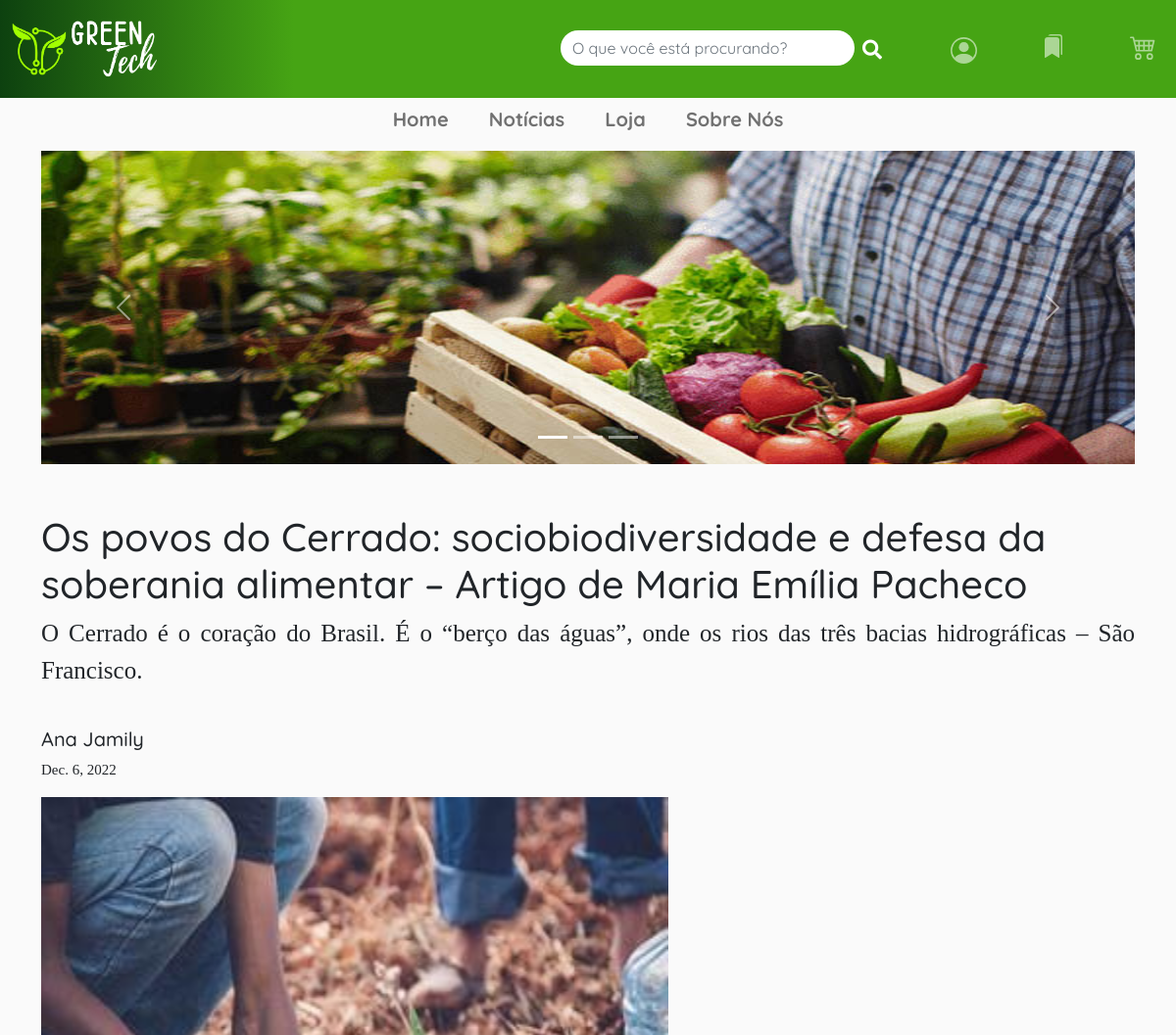
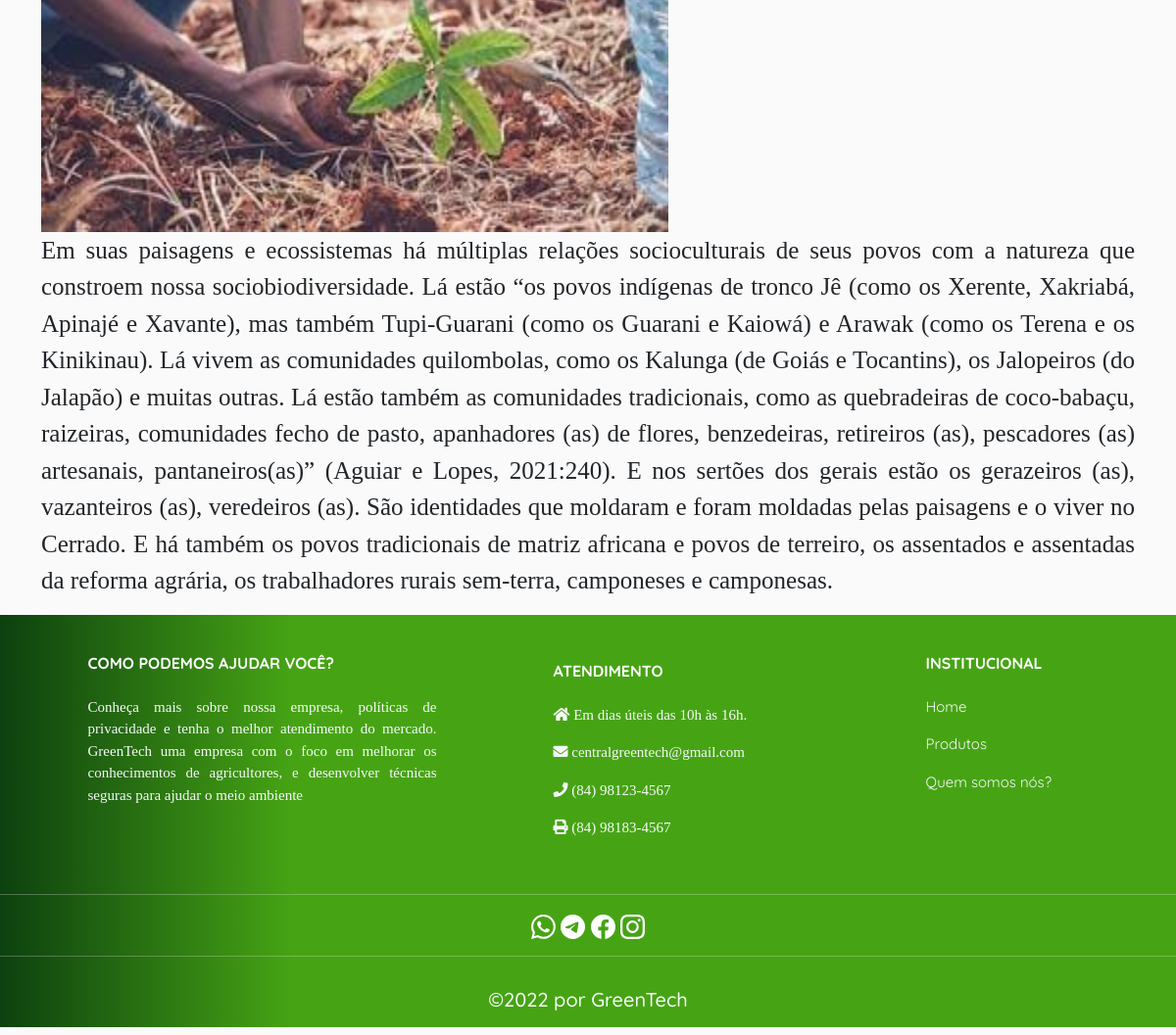
Screenshot of /detalhe/1 with the database file from the repository (2 pictures, top to bottom).
### main/models.py (models this page shows, shortened)
class Publicacao(models.Model):
    titulo = models.CharField(max_length=200)
    descricao = models.TextField()
    corpo_do_texto = models.TextField()
    tempo_da_publicacao = models.DateField()
    imagem = models.ImageField(upload_to='produtos/', blank=True, null=True, max_length=250)
    autor = models.ForeignKey(Autor, on_delete=models.CASCADE)
    categoria = models.ManyToManyField(Categoria)

class Autor(models.Model):
    nome = models.CharField(max_length=100)
    email = models.EmailField()
    Telefone = models.IntegerField()
    cep = models.IntegerField()
    def __str__(self):
        return self.nome

### main/views.py (the view)
# urls.py: path('detalhe/<int:id>',detalhe, name='detalhe'),
def detalhe (request,id):
    publicacao = Publicacao.objects.get(id=id)
    context = {'publicacao' : publicacao }
    return render(request,"detalhe.html", context)

### main/templates/detalhe.html
{% extends 'base.html' %}
{% load static %}
{% block conteudo %}
<main>
<section class="dividir">
  {% include 'includes/carrossel.html' %}
  </section>
   <section>
   <h1 style="margin-top: 50px;" > {{publicacao.titulo}} </h1>
   <p class=" subtitulo "> {{publicacao.descricao}}</p><br>
   <h5>{{publicacao.autor}}</h5>
   <p> {{publicacao.tempo_da_publicacao}} </p>
   <img class="img-noticia" src="/media/{{publicacao.imagem}}" >
   <p class="corpo-noticia">{{publicacao.corpo_do_texto}} </p>
   </section>
</main>
{% endblock conteudo %}

### main/templates/base.html (shortened to what this page needs)
{% load static %}
<!DOCTYPE html>
<html lang="en">
<head>
    <link href="https://cdn.jsdelivr.net/npm/bootstrap@5.1.3/dist/css/bootstrap.min.css" rel="stylesheet">
    <link rel="stylesheet" type="text/css" href="https://cdnjs.cloudflare.com/ajax/libs/font-awesome/5.15.1/css/all.min.css">
    <link rel="stylesheet" type="text/css" href="{% static 'css/styles.css' %}"/>
</head>
<body>
<header>
  <nav class="navbar navbar-expand-lg navbar-dark text-light">
       <div class="container-fluid text-center">
           <div class="collapse navbar-collapse" id="navbarSupportedContent">
               <ul class="navbar-nav me-auto mb-2 mb-lg-0">
                   <li class="nav-item">
                       <a  href="{% url 'index' %}"><img style="margin-right: 20px;" src="..\static\assets\img\greenlogo.png" width="150px" alt=""></a>
                   </li>
               </ul>
               <ul style="margin-right: 50px;">
                   <nav class="navbar">
                     <div class="container-fluid order-center">
                       <form class="d-flex" method="GET" id="search-form">
                         <input id="bordap" class="form-control me-2" type="text" placeholder="O que você está procurando?" name="search" id="search" aria-label="Search" style="border: #666565; width: 300px;">
                         <a href=""><i class="fas fa-search" id="submit" style="color: white; margin-top: 25px;"></i></a>
                       </form>
                     </div>
                 </nav>
               </ul>
               <ul class="navbar-nav order-last">
                  <li class="nav-item dropdown">
                    <a class="nav-link" href="" role="button" data-bs-toggle="dropdown" aria-expanded="false"></a>
                  </li>
                  <li class="nav-item espç">
                      <a class="nav-link" href=""></a>
                    </li>
                 <li class="nav-item espç">
                   <a class="nav-link" href=""></a>
                 </li>
               </ul>
           </div>
       </div>
     </nav>
    <nav class="navbar navbar-expand-lg navbar-light bordanav">
        <div class="container-fluid">
            <div class="collapse navbar-collapse" id="navbarSupportedContent">
                <ul class="navbar-nav mx-auto mb-2 mb-lg-0">
                    <li class="nav-item">
                        <a class="nav-link" href="{% url  'index' %}"><b>Home</b></a>
                    </li>
                    <li class="nav-item margin">
                        <a class="nav-link" href="#"><b> Notícias</b></a>
                    </li>
                    <li class="nav-item margin">
                        <a class="nav-link" href="{% url 'mercado' %}"><b> Loja</b></a>
                    </li>
                    <li>
                      <a class="nav-link margin" href="#"><b> Sobre Nós</b></a>
                    </li>
                </ul>
            </div>
        </div>
    </nav>
</header>
<body>
<main>
    <div class="container mt-4">
        {% block conteudo %}{% endblock conteudo %}
    </div>
</main>
</body>
<footer class="cor page-footer font-small stylish-color-dark pt-4 text-light">
    <div class="container text-left text-md-left">
      <div class="row">
        <div class="col-md-4 mx-auto">
          <h6 class="font-weight-bold text-uppercase mt-3 mb-4"><strong>Como podemos ajudar você?</strong> </h6>
          <p style="text-align: justify;">Conheça mais sobre nossa empresa, políticas de privacidade e tenha o melhor atendimento do mercado. GreenTech uma empresa com o foco em melhorar os conhecimentos de agricultores, e desenvolver técnicas seguras para ajudar  o meio ambiente</p>
        </div>
        <div class="col-md-4 col-lg-3 mx-auto my-md-4 my-0 mt-4 mb-1">
          <h6 class="font-weight-bold text-uppercase mb-4" ><strong>Atendimento</strong> </h6>
          <ul class="list-unstyled" >
            <li>
             <p><i class="fas fa-home mr-3 p"  ></i> Em dias úteis das 10h às 16h.</p>
            </li>
            <li>
              <p><i class="fas fa-envelope mr-3 p" ></i> centralgreentech@gmail.com </p>
            </li>
            <li>
              <p><i class="fas fa-phone mr-3 p" ></i> (84) 98123-4567 </p>
            </li>
            <li>
              <p><i class="fas fa-print mr-3 p"></i> (84) 98183-4567 </p>
            </li>
          </ul>
        </div>
        <div class="col-md-2 mx-auto">
          <h6 class="font-weight-bold text-uppercase mt-3 mb-4" ><strong>Institucional</strong> </h6>
          <ul class="list-unstyled">
            <li>
              <p><a class="text-decoration-none text-light" href="{% url 'index' %}">Home</a></p>
            </li>
            <li>
              <p><a class="text-decoration-none text-light" href="{% url 'mercado' %}">Produtos</a></p>
            </li>
            <li>
              <p><a class="text-decoration-none text-light" href="{% url 'sobrenos' %}"> Quem somos nós?</a></p>
            </li>
          </ul>
        </div>
      </div>
    </div>
   <hr>
     <div style="text-align: center;">
      <a  href=""></a>
      <a href=""></a>
      <a href=""></a>
      <a href=""></a>
      </div> <hr>
    <h5><div class="footer-copyright text-center py-3"> ©2022 por GreenTech</div></h5>
  </footer>
</body>
</html>

### main/templates/includes/carrossel.html (shortened to what this page needs)
<div id="carouselExampleCaptions" class="carousel slide" data-bs-ride="false">
    <div class="carousel-indicators">
      <button type="button" data-bs-target="#carouselExampleCaptions" data-bs-slide-to="0" class="active" aria-current="true" aria-label="Slide 1"></button>
      <button type="button" data-bs-target="#carouselExampleCaptions" data-bs-slide-to="1" aria-label="Slide 2"></button>
      <button type="button" data-bs-target="#carouselExampleCaptions" data-bs-slide-to="2" aria-label="Slide 3"></button>
    </div>
    <div class="carousel-inner">
      <div class="carousel-item active">
        <img class="img-height" src="../static/assets/img/carr-2.jpg" class="d-block w-100" alt="...">
        <div class="carousel-caption d-none d-md-block">
        </div>
      </div>
    </div>
    <button class="carousel-control-prev" type="button" data-bs-target="#carouselExampleCaptions" data-bs-slide="prev">
      <span class="carousel-control-prev-icon" aria-hidden="true"></span>
    </button>
    <button class="carousel-control-next" type="button" data-bs-target="#carouselExampleCaptions" data-bs-slide="next">
      <span class="carousel-control-next-icon" aria-hidden="true"></span>
    </button>
  </div>

### main/static/css/styles.css (style rules this page uses)
* { box-sizing: border-box; font-family: 'Noto Sans Mono', monospace; font-family: 'Quicksand', sans-serif; }
header, footer { font-family:'Times New Roman', Times, serif; margin: 0px; padding: 0px; padding-left: 0px; padding-right: 0px; color: #f5f5f5; font-size: 20px; width: 100%; height: 100px; background-image: linear-gradient(to right, #0d410f 0, #46a414 25%); }
body { background: #fafafa; }
.cor { width: 100%; height: 100%; background-image: linear-gradient(to right, #0d410f 0, #46a414 25%); }
.espç { margin-left: 50px; font-size: 15px; }
#bordap { border-radius: 50px; margin-top: 15px; }
.bordanav { border: 0px; padding:0px ; }
.margin { margin-left: 25px; }
h6 { color:white; }
p { font-size: 15px; text-align: justify; font-family:'Times New Roman', Times, serif; }
a { text-decoration: none; }
.dividir { padding-top: 30px; }
.img-height { height: 20rem; width: 100rem; }
.img-noticia { height: 30rem; width: 40rem; }
.subtitulo { font-size: 25px }
.corpo-noticia { font-size: 25px; }

### rows the page displays
Publicacao: titulo "Os povos do Cerrado: sociobiodiversidade e defesa da soberania alimentar – Artigo de Maria Emília Pacheco", descricao "O Cerrado é o coração do Brasil. É o “berço das águas”, onde os rios das três bacias hidrográficas – São Francisco.", autor "Ana Jamily", tempo_da_publicacao "Dec. 6, 2022", imagem (picture), corpo_do_texto "Em suas paisagens e ecossistemas há múltiplas relações socioculturais de seus povos com a natureza que constroem nossa sociobiodiversidade. Lá estão “os povos indígenas de tronco Jê (como os Xerente, Xakriabá, Apinajé e Xavante), mas também Tupi-Guarani (como os Guarani e Kaiowá) e Arawak (como os Terena e os Kinikinau). Lá vivem as comunidades quilombolas, como os Kalunga (de Goiás e Tocantins), os Jalopeiros (do Jalapão) e muitas outras. Lá estão também as comunidades tradicionais, como as quebradeiras de coco-babaçu, raizeiras, comunidades fecho de pasto, apanhadores (as) de flores, benzedeiras, retireiros (as), pescadores (as) artesanais, pantaneiros(as)” (Aguiar e Lopes, 2021:240). E…"
